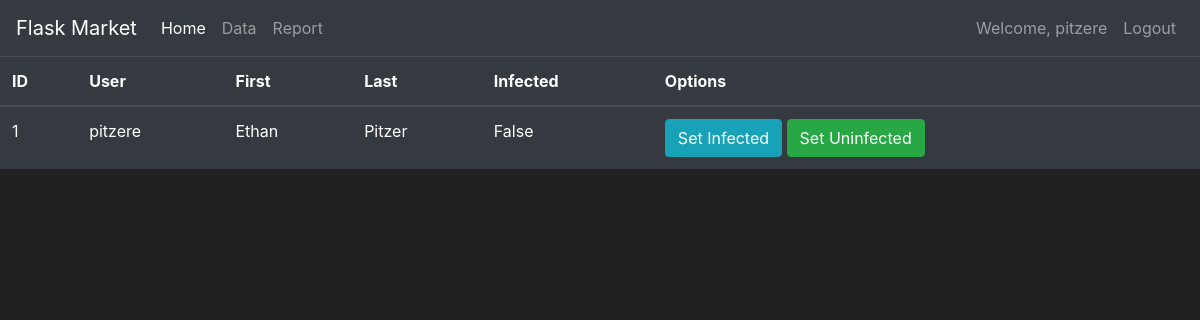
Page /admin (signed in) on the earlier database version.
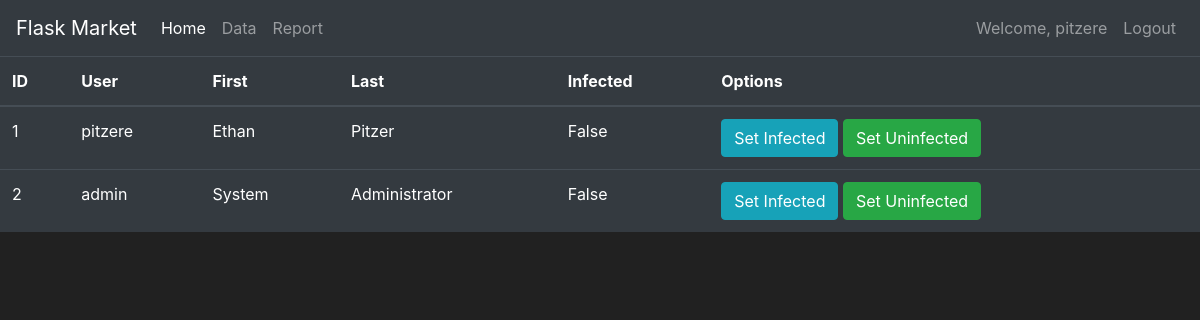
Same page on the later database version.
### tracker/models.py (models this page shows, shortened)
class User(db.Model, UserMixin):
    first = db.Column(db.String(length=30), nullable=False)
    last = db.Column(db.String(length=30), nullable=False)
    username = db.Column(db.String(length=30), nullable=False, unique=True)
    password_hash = db.Column(db.String(length=60), nullable=False)
    is_infected = db.Column(db.Boolean(), nullable=False, default=False)
    infection_probability = db.Column(db.Float(), nullable=False, default=0)
    id = db.Column(db.Integer(), primary_key=True)
    @property
    def password(self):
        return self.password

### tracker/routes.py (the view)
@app.route('/admin')
@login_required
def admin_page():
    users = User.query.all()
    return render_template('admin.html', users=users)

### tracker/models.py (called while the page is built)
@login_manager.user_loader
def load_user(user_id):
    return User.query.get(int(user_id))

### tracker/templates/admin.html (shortened to what this page needs)
{% extends 'base.html' %}
{% block content %}
<table class="table table-hover table-dark">
	<thead>
		<tr>
			<th scope="col">ID</th>
			<th scope="col">User</th>
			<th scope="col">First</th>
			<th scope="col">Last</th>
			<th scope="col">Infected</th>
			<th scope="col">Options</th>
		</tr>
	</thead>
	<tbody>
		{% for user in users %}
		<tr>
			<td>{{ user.id }}</td>
			<td>{{ user.username }}</td>
			<td>{{ user.first }}</td>
			<td>{{ user.last }}</td>
			<td>{{ user.is_infected }}</td>
			<td>
				<button class="btn btn-outline btn-info">Set Infected</button>
				<button class="btn btn-outline btn-success">Set Uninfected</button>
			</td>
		</tr> {% endfor %} </tbody>
</table> {% endblock %}

### tracker/templates/base.html (shortened to what this page needs)
<!doctype html>
<html lang="en">
<head>
	<link rel="stylesheet" href="https://cdn.jsdelivr.net/npm/bootstrap@4.5.3/dist/css/bootstrap.min.css">
</head>
<body>
	<nav class="navbar navbar-expand-md navbar-dark bg-dark"> <a class="navbar-brand" href="#">Flask Market</a>
		<div class="collapse navbar-collapse" id="navbarNav">
			<ul class="navbar-nav mr-auto">
				<li class="nav-item active"> <a class="nav-link" href="{{ url_for('home_page') }}">Home <span class="sr-only">(current)</span></a> </li>
				<li class="nav-item"> <a class="nav-link" href="{{ url_for('data_page') }}">Data</a> </li>
				<li class="nav-item"> <a class="nav-link" href="{{ url_for('report_page') }}">Report</a> </li>
			</ul>
			{% if current_user.is_authenticated %}
			<ul class="navbar-nav">
				<li class="nav-item"> <a class="nav-link">Welcome, {{ current_user.username }}</a> </li>
				<li class="nav-item"> <a class="nav-link" href="{{ url_for('logout_page') }}">Logout</a> </li>
			</ul> {% else %}
			<ul class="navbar-nav">
				<li class="nav-item"> <a class="nav-link" href="{{ url_for('login_page') }}">Login</a> </li>
				<li class="nav-item"> <a class="nav-link" href="{{ url_for('register_page') }}">Register</a> </li>
			</ul> {% endif %} </div>
	</nav>
	{% block content %}
	{% endblock %}
	<link rel="stylesheet" href="https://cdnjs.cloudflare.com/ajax/libs/bootstrap-datepicker/1.4.1/css/bootstrap-datepicker3.css" /> </body>
</html>

### tracker/templates/base.html (style rules this page uses)
body { background-color: #212121; color: white }

Differences in the rows shown:
added User: id "2", username "admin", first "System", last "Administrator", is_infected "False"
